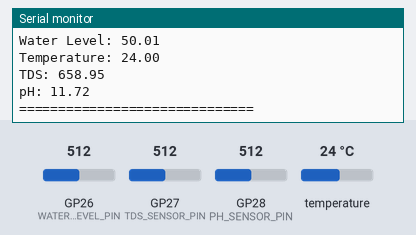
A program run on a simulated Raspberry Pi Pico. Parts: the last lines printed to the serial monitor. Inputs (shaded band) come from the test bench; at power-on: temperature 24 °C, GP26 (WATER_LEVEL_PIN) = 512, GP27 (TDS_SENSOR_PIN) = 512, GP28 (PH_SENSOR_PIN) = 512 (analog values on the 0–1023 scale).

Above: at 3.5 s.
3.6 s: temperature set to 12 °C
7.2 s: GP26 (WATER_LEVEL_PIN) set to 716
10.8 s: GP27 (TDS_SENSOR_PIN) set to 716
At 13.2 s:
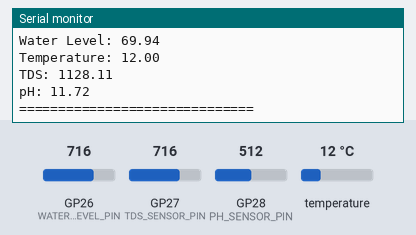
14.4 s: GP28 (PH_SENSOR_PIN) set to 716
At 15.3 s:
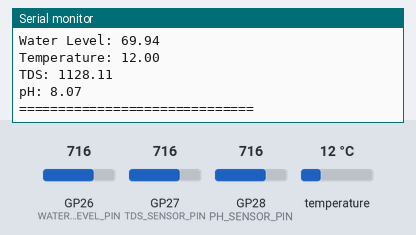
18.0 s: temperature set to 19 °C
21.6 s: GP26 (WATER_LEVEL_PIN) set to 992
Timing chart, 0 to 24.6 s (numbered marks = the images above; inputs shaded):
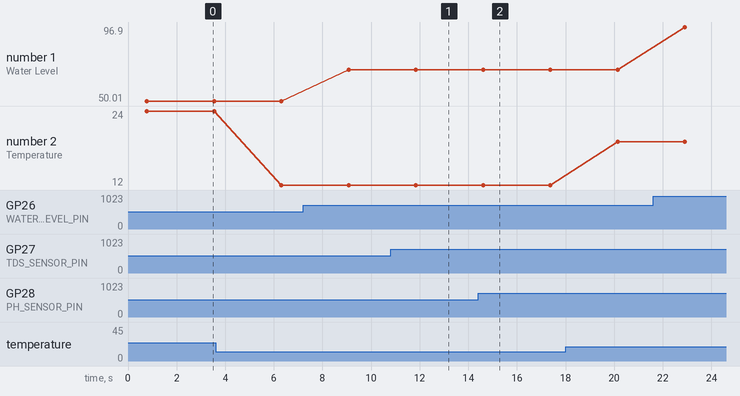

The program:

main.cpp
```cpp
#include "sensors.h"

void setup() {
  Serial.begin(115200);
  sensors_begin();
  Serial.println("Aquarium Monitoring System Started");
}

void loop() {
  float level = readWaterLevel();
  float temp = readTemperature();
  float tds = readTDS();
  float ph = readPH();

  Serial.println("==== Aquarium Parameters ====");
  Serial.print("Water Level: "); Serial.println(level);
  Serial.print("Temperature: "); Serial.println(temp);
  Serial.print("TDS: "); Serial.println(tds);
  Serial.print("pH: "); Serial.println(ph);
  Serial.println("==============================");

  delay(2000);
}
```

sensors.cpp
```cpp
#include "sensors.h"
#include <OneWire.h>
#include <DallasTemperature.h>

OneWire oneWire(ONE_WIRE_BUS);
DallasTemperature sensors(&oneWire);

const float VREF = 3.3;
const int ADC_RES = 4095;

void sensors_begin() {
  analogReadResolution(12);
  sensors.begin();
}

float readWaterLevel() {
  return (analogRead(WATER_LEVEL_PIN) / (float)ADC_RES) * 100.0;
}

float readTemperature() {
  sensors.requestTemperatures();
  return sensors.getTempCByIndex(0);
}

float readTDS() {
  float voltage = analogRead(TDS_SENSOR_PIN) * (VREF / ADC_RES);
  return (133.42 * voltage * voltage * voltage
        - 255.86 * voltage * voltage
        + 857.39 * voltage) * 0.5;
}

float readPH() {
  float voltage = analogRead(PH_SENSOR_PIN) * (VREF / ADC_RES);
  return 7 + ((2.5 - voltage) / 0.18);
}
```

sensors.h
```cpp
#ifndef SENSORS_H
#define SENSORS_H

#include <Arduino.h>

#define ONE_WIRE_BUS 2
#define WATER_LEVEL_PIN A0
#define TDS_SENSOR_PIN A1
#define PH_SENSOR_PIN A2

void sensors_begin();
float readWaterLevel();
float readTemperature();
float readTDS();
float readPH();

#endif
```

Measured:
- after the input at 10.8 s, the serial monitor: prints a new line after 1.0 s (image 1)
- after the input at 14.4 s, the serial monitor: prints a new line after 0.21 s (image 2)
- plotted number 1: 50.01 → 69.94 after the input at 7.2 s, 69.94 → 96.9 after the input at 21.6 s
- plotted number 2: 24 → 12 after the input at 3.6 s, 12 → 19 after the input at 18.0 s
